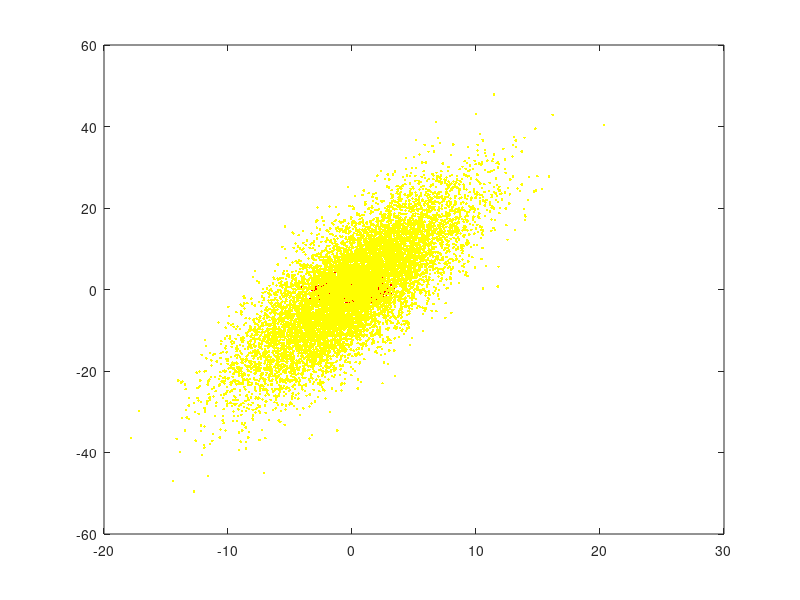

The MATLAB source for this figure:
r = normrnd(0,1,[10000 3]); 
x1 = r(:,1);
y1 = r(:,2);

figure();
plot(x1, y1,  'r.')
hold on;


A = [1 8 3; 2 8 4; 4 5 8];
R = r*A;
x2 = R(:,1);
y2 = R(:,2);

plot(x2, y2, 'y.')
